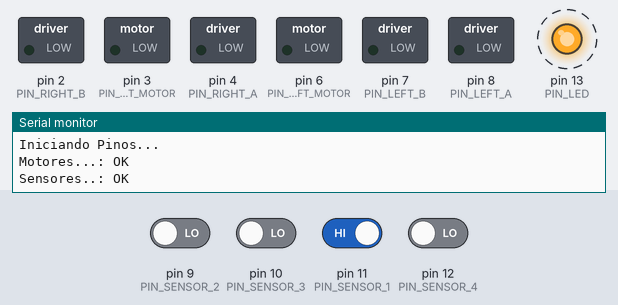
A sketch run on a simulated Arduino Uno, built with avr-gcc and run on an emulated ATmega328P. Shown: switched loads named in the sketch (green lamp = pin HIGH), output pins drawn as LEDs (lit = HIGH), the last lines printed to the serial monitor. Dashed ring = blinking. Inputs (shaded band) come from the test bench; at power-on: pin 11 (PIN_SENSOR_1) HIGH, pin 9 (PIN_SENSOR_2), pin 10 (PIN_SENSOR_3), pin 12 (PIN_SENSOR_4) LOW.

Above: at 1.26 s.
1.3 s: pin 12 (PIN_SENSOR_4) driven HIGH
4.3 s: pin 9 (PIN_SENSOR_2) driven HIGH
At 5.5 s:
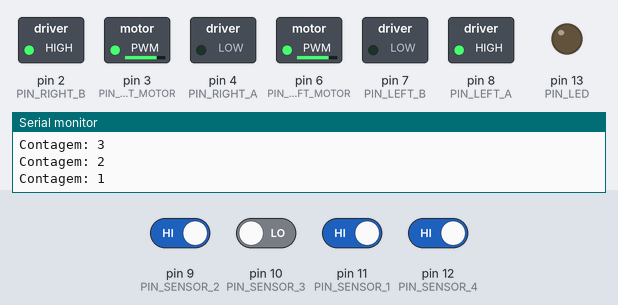
5.8 s: pin 10 (PIN_SENSOR_3) driven HIGH
At 7.1 s:
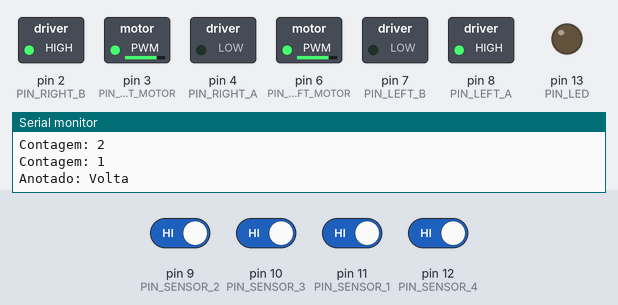
7.4 s: pin 9 (PIN_SENSOR_2) driven LOW and pin 10 (PIN_SENSOR_3) driven LOW and pin 11 (PIN_SENSOR_1) driven LOW and pin 12 (PIN_SENSOR_4) driven LOW
At 8.4 s:
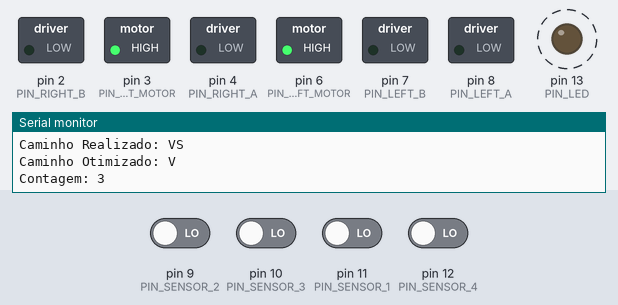
10.4 s: pin 12 (PIN_SENSOR_4) driven HIGH
At 11.8 s:
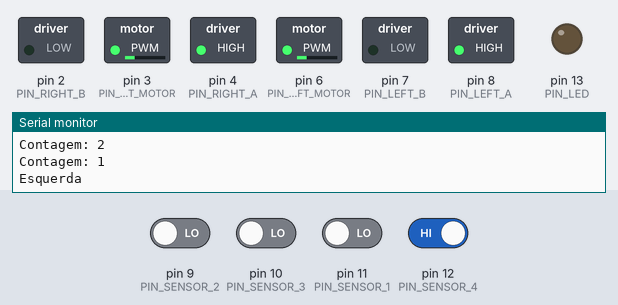
Timing chart, 0 to 13.3 s (numbered marks = the images above; inputs shaded):
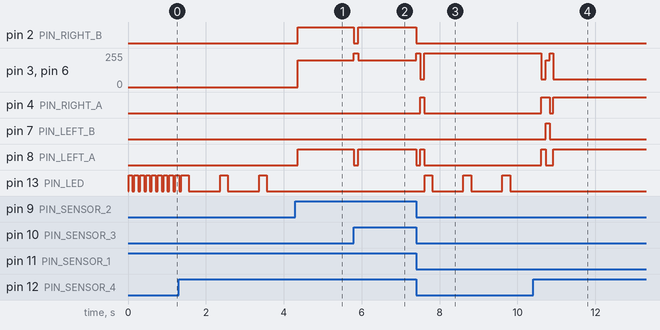

The sketch:

Mazinto.ino
```cpp
/*
  Maze Solving Robot
  Luciano Peixoto
  Erik Kulhavy
*/

#define PIN_LED         13
#define PIN_LEFT_MOTOR  6
#define PIN_RIGHT_MOTOR 3
#define PIN_LEFT_A      8
#define PIN_LEFT_B      7
#define PIN_RIGHT_A     4
#define PIN_RIGHT_B     2
#define PIN_SENSOR_1    11          // TODO: Rever a pinagem dos sensores
#define PIN_SENSOR_2    9           //
#define PIN_SENSOR_3    10          //
#define PIN_SENSOR_4    12          // -----
// #define FLAG_DEBUG      0b1000000   // Definição das Flags do sistema
// #define FLAG_RETURN     0b0100000   //
// #define FLAG_KNOWN      0b0010000   //
// #define FLAG_ERROR      0b0001000   //
#define FOLLOW_SPEED    60         // Velocidade em linha reta
#define TURN_SPEED      200         // Velocidade em curva
#define LEFT_TIME       400
#define RIGHT_TIME      400

//#define BRAKE 256

// byte sysFlag;       // Armazena as flags do sistema, cada bit do byte representa uma flag
                    // Flags: DRKE *** Debug Retorno Known Error

// Variáveis Globais:
int     modoLinha,
        known,
        initialN,
        finalN,
        n;
char    initialPath[200],
        finalPath [200];

void setup() {
    //sysFlag = 0b10000000;
    Serial.begin (9600);
    modoLinha = -1;
    known = 0;
    Serial.print ("Config. inicial carregada...\n");
    // Inicializando os pinos e etc...
    // ex: pinMode(13, OUTPUT);
    Serial.begin (9600);

    Serial.print ("Iniciando Pinos...\n");

    pinMode(PIN_LED, OUTPUT);
    digitalWrite (PIN_LED, 0);

    pinMode(PIN_LEFT_MOTOR, OUTPUT);
    analogWrite (PIN_LEFT_MOTOR, 0);
    pinMode(PIN_RIGHT_MOTOR, OUTPUT);
    analogWrite (PIN_RIGHT_MOTOR, 0);
    pinMode(PIN_LEFT_A, OUTPUT);
    digitalWrite (PIN_LEFT_A, 0);
    pinMode(PIN_LEFT_B, OUTPUT);
    digitalWrite (PIN_LEFT_B, 0);
    pinMode(PIN_RIGHT_A, OUTPUT);
    digitalWrite (PIN_RIGHT_A, 0);
    pinMode(PIN_RIGHT_B, OUTPUT);
    digitalWrite (PIN_RIGHT_B, 0);
    Serial.print ("Motores...: OK\n");

    pinMode(PIN_SENSOR_1, INPUT);
    pinMode(PIN_SENSOR_2, INPUT);
    pinMode(PIN_SENSOR_3, INPUT);
    pinMode(PIN_SENSOR_4, INPUT);
    Serial.print ("Sensores..: OK\n");
}

// Loop Principal
void loop() {

    // Reconhece o tipo de linha a se seguir (preta ou branca)
    while (modoLinha == -1){
        digitalWrite (PIN_LED, 1);
        delay (100);
        digitalWrite (PIN_LED, 0);
        delay (50);
        if (digitalRead(PIN_SENSOR_1) == 0 && digitalRead(PIN_SENSOR_2) == 1 && digitalRead(PIN_SENSOR_3) == 1 && digitalRead(PIN_SENSOR_4) == 0){
            modoLinha = 1;
        }
        if (digitalRead(PIN_SENSOR_1) == 1 && digitalRead(PIN_SENSOR_2) == 0 && digitalRead(PIN_SENSOR_3) == 0 && digitalRead(PIN_SENSOR_4) == 1){
            modoLinha = 0;
        }
    }

    // Contagem regressiva inicial:
    for (n = 3; n>0; n--){
        Serial.print ("Contagem: ");
        Serial.print (n);
        Serial.print ("\n");
        digitalWrite (PIN_LED, 1);
        delay (200);
        digitalWrite (PIN_LED, 0);
        delay (800);
    }

    initialN = 0;
    finalN = 0;

    // Loop para ser executado quando o caminho correto já for conhecido
    while (known == 1){
        if ((finalPath[finalN] == 'S') && testExit()) {
            finalN++;
            Serial.print("Final \n");
            initialPath[initialN] = 'S';
            initialN++;
            initialPath[initialN] = '\0';
            known = 1;
            engineControl(0,0);
        }
        if ((finalPath[finalN] == 'D' )&& testRight()){

            finalN++;
            n=0;
            while (n<100){
                followLine();
                delay(1);
                n++;
            }
            while (n<200){
                engineControl (TURN_SPEED, -TURN_SPEED);
                delay(1);
                n++;
            }
            while (n< 300 && !(digitalRead(PIN_SENSOR_3)==modoLinha)){
                engineControl (TURN_SPEED, -TURN_SPEED);
                delay(1);
            }
            if (n<300) {
                Serial.print("Direita \n");
                initialPath[initialN] = 'D';
                initialN++;
                engineControl (0,0);
                delay (100);
            }
        }
        if (finalPath [finalN] && testLeft()){
            finalN++;
            n=0;
            while (n<100){
                followLine();
                delay(1);
                n++;
                if (testRight()) n = 1000;
            }
            while (n<200){
                engineControl (-TURN_SPEED, TURN_SPEED);
                delay(1);
                n++;
            }
            while (n<300 && !(digitalRead(PIN_SENSOR_2)==modoLinha)){
                engineControl (-TURN_SPEED, TURN_SPEED);
                delay(1);
            }
            if (n<300){
                engineControl (0,0);
                delay (100);
                Serial.print("Esquerda \n");
                initialPath[initialN] = 'E';
                initialN++;
            }
        }
        if (finalPath [finalN] == 'F' && testFront()){
            finalN++;
            engineControl(0,0);
            while (1){
            }
        }


        if (known == 1){
            followLine();
        } else {
            engineControl (0,0);
        }

        delay(1);
    }

    // Loop para ser executado enquanto o robô não conhece o caminho correto
    while (known == 0){
        // if (testExit()) {
            // Serial.print("Final \n");
            // initialPath[initialN] = 'S';
            // initialN++;
            // initialPath[initialN] = '\0';
            // engineControl(0,0);
        // }
        if (testRight()){
            n=0;
            while (n<100){
                followLine();
                delay(1);
                n++;
            }
            if (testExit()) {
                Serial.print("Anotado: Final \n");
                initialPath[initialN] = 'S';
                initialN++;
                initialPath[initialN] = '\0';
                known = 1;
                n = 1000;
                engineControl(0,0);
            }
            while (n<200){
                engineControl (TURN_SPEED, -TURN_SPEED);
                delay(1);
                n++;
            }
            while (n< 300 && !(digitalRead(PIN_SENSOR_3)==modoLinha)){
                engineControl (TURN_SPEED, -TURN_SPEED);
                delay(1);
            }
            if (n<300) {
                Serial.print("Anotado: Direita \n");
                initialPath[initialN] = 'D';
                initialN++;
                engineControl (0,0);
                delay (100);
            }
        }

        if (testLeft()){
            n=0;
            while (n<100){
                followLine();
                delay(1);
                n++;
                if (testRight()) n = 1000;
            }
            if (n < 300 && testExit()) {
                Serial.print("Anotado: Final \n");
                initialPath[initialN] = 'S';
                initialN++;
                initialPath[initialN] = '\0';
                known = 1;
                n = 1000;
                engineControl(0,0);
            }
            if (n<300 && testFront()){
                Serial.print("Anotado: Frente \n");
                initialPath[initialN] = 'F';
                initialN++;

                n = 1000;
            }
            while (n<200){
                engineControl (-TURN_SPEED, TURN_SPEED);
                delay(1);
                n++;
            }
            while (n<300 && !(digitalRead(PIN_SENSOR_2)==modoLinha)){
                engineControl (-TURN_SPEED, TURN_SPEED);
                delay(1);
            }
            if (n<300){
                engineControl (0,0);
                delay (100);
                Serial.print("Anotado: Esquerda \n");
                initialPath[initialN] = 'E';
                initialN++;
            }
        }

        if (testDeadEnd()){
            Serial.print("Anotado: Volta \n");
            initialPath[initialN] = 'V';
            initialN++;
            n=0;
            while (n<100){
                followLine();
                delay(1);
                n++;
            }
            while (n<300 && !(digitalRead(PIN_SENSOR_3)==modoLinha)){
                engineControl (TURN_SPEED, -TURN_SPEED);
                delay(1);
            }
            engineControl (0,0);
            delay (100);
        }

        if (known == 0){
            followLine();
        } else {
            engineControl (0,0);
        }

    }

    initialN = 0;

    Serial.print ("Caminho Realizado: ");
    Serial.print (initialPath);
    Serial.print ("\n");

    // Loop Para ser executado ao se otimizar o caminho
    while (initialPath[initialN-1] != 'S'){
        // Inicio do tratamento das decisões:
        finalPath[finalN] = initialPath[initialN];
        // Se a decisão for V (Voltar)
        while (finalPath[finalN] == 'V'){
            initialN ++;
            finalN --;
            switch (finalPath[finalN]){
                case 'D':
                    switch (initialPath[initialN]){
                        case 'D':
                            finalPath[finalN] = 'F';
                            break;
                        case 'F':
                            finalPath[finalN] = 'E';
                            break;
                        case 'E':
                            finalPath[finalN] = 'V';
                            break;
                    }
                    break;
                case 'F':
                    switch (initialPath[initialN]){
                        case 'D':
                            finalPath[finalN] = 'E';
                            break;
                        case 'F':
                            finalPath[finalN] = 'V';
                            break;
                        case 'E':
                            finalPath[finalN] = 'V';
                            break;
                    }
                    break;
                case 'E':
                    switch (initialPath[initialN]){
                        case 'D':
                            finalPath[finalN] = 'V';
                            break;
                        case 'F':
                            finalPath[finalN] = 'D';
                            break;
                        case 'E':
                            finalPath[finalN] = 'F';
                            break;
                    }
                    break;
                default:
                    //sysFlag = sysFlag | FLAG_ERROR;
                    break;
            }
        }
        Serial.print ("Caminho Otimizado: ");
        Serial.print (finalPath);
        Serial.print ("\n");
        initialN ++;
        finalN ++;
    }

    finalN = 0;

}

// Função para controlar a ponte H
void engineControl (int left, int right){
    if (abs(left) == 0) {
        digitalWrite (PIN_LEFT_A, 0);
        digitalWrite (PIN_LEFT_B, 0);
        analogWrite (PIN_LEFT_MOTOR, 255);
    }
    if (abs(right) == 0) {
        digitalWrite (PIN_RIGHT_A, 0);
        digitalWrite (PIN_RIGHT_B, 0);
        analogWrite (PIN_RIGHT_MOTOR, 255);
    }
    if (left > 0){
        digitalWrite (PIN_LEFT_A, 1);
        digitalWrite (PIN_LEFT_B, 0);
        analogWrite (PIN_LEFT_MOTOR, abs(left));
    }
    if (right > 0){
        digitalWrite (PIN_RIGHT_A, 1);
        digitalWrite (PIN_RIGHT_B, 0);
        analogWrite (PIN_RIGHT_MOTOR, abs(right));
    }
    if (left < 0){
        digitalWrite (PIN_LEFT_A, 0);
        digitalWrite (PIN_LEFT_B, 1);
        analogWrite (PIN_LEFT_MOTOR, abs(left));
    }
    if (right < 0){
        digitalWrite (PIN_RIGHT_A, 0);
        digitalWrite (PIN_RIGHT_B, 1);
        analogWrite (PIN_RIGHT_MOTOR, abs(right));
    }
}

// Função para seguir a linha
void followLine(){
    if ((digitalRead (PIN_SENSOR_2) == modoLinha) && (digitalRead (PIN_SENSOR_3) == modoLinha)){
        engineControl (FOLLOW_SPEED,FOLLOW_SPEED);
    }
    if ((digitalRead (PIN_SENSOR_2) != modoLinha) && (digitalRead (PIN_SENSOR_3) == modoLinha)){
        engineControl (TURN_SPEED, -TURN_SPEED);
    }
    if ((digitalRead (PIN_SENSOR_2) == modoLinha) && (digitalRead (PIN_SENSOR_3) != modoLinha)){
        engineControl (-TURN_SPEED, TURN_SPEED);
    }
    if ((digitalRead (PIN_SENSOR_2) != modoLinha) && (digitalRead (PIN_SENSOR_3) != modoLinha)){
        engineControl (0,0);
    }
}

// Função para virar a direita
void turnRight(){
    // while (digitalRead (PIN_SENSOR_3) == modoLinha){
        // engineControl (TURN_SPEED, -TURN_SPEED);
    // }
    // while (digitalRead (PIN_SENSOR_2) == modoLinha){
        // engineControl (TURN_SPEED, -TURN_SPEED);
    // }
    engineControl (TURN_SPEED,-TURN_SPEED);
    delay (RIGHT_TIME);
    while (digitalRead (PIN_SENSOR_3) != modoLinha){
        engineControl (TURN_SPEED, -TURN_SPEED);
    }
}

// Função para virar a esquerda
void turnLeft(){
    // while (digitalRead (PIN_SENSOR_2) == modoLinha){
        // engineControl (-TURN_SPEED, TURN_SPEED);
    // }
    // while (digitalRead (PIN_SENSOR_3) == modoLinha){
        // engineControl (-TURN_SPEED, TURN_SPEED);
    // }
    engineControl (-TURN_SPEED,TURN_SPEED);
    delay (LEFT_TIME);
    while (digitalRead (PIN_SENSOR_2) != modoLinha){
        engineControl (-TURN_SPEED, TURN_SPEED);
    }
}

// Função que toma as decisões ao descobrir o labirinto
char takeDecision(){
    delay(10);
    if (testRight()){
        return 'D';
    } else {
        if (testFront()){
            return 'F';
        } else {
            if (testLeft()){
                return 'E';
            } else {
                if (testDeadEnd()){
                    return 'V';
                } else {
                    if (testExit()){
                        return 'S';
                    }
                }
            }
        }
    }
}

// Testa se pode ir em frente
boolean testFront(){
    if ((digitalRead(PIN_SENSOR_2) == modoLinha)||(digitalRead(PIN_SENSOR_3) == modoLinha)){
        return true;
    } else{
        return false;
    }
}

// Testa de pode virar a direita
boolean testRight(){
    if (digitalRead(PIN_SENSOR_4) == modoLinha){
        return true;
    } else{
        return false;
    }
}

// Testa de pode virar a esquerda
boolean testLeft(){
    if (digitalRead(PIN_SENSOR_1) == modoLinha){
        return true;
    } else{
        return false;
    }
}

// Testa se está em um caminho sem saida
boolean testDeadEnd(){
    if ((digitalRead(PIN_SENSOR_1) != modoLinha) && (digitalRead(PIN_SENSOR_2) != modoLinha) && (digitalRead(PIN_SENSOR_3) != modoLinha) && (digitalRead(PIN_SENSOR_4) != modoLinha)){
        return true;
    } else{
        return false;
    }
}

// Testa se chegou na saida do labirinto
boolean testExit(){
    if ((digitalRead(PIN_SENSOR_1) == modoLinha) && (digitalRead(PIN_SENSOR_2) == modoLinha) && (digitalRead(PIN_SENSOR_3) == modoLinha) && (digitalRead(PIN_SENSOR_4) == modoLinha)){
        return true;
    } else{
        return false;
    }
}
```

Measured:
- after the input at 4.3 s, pin 2 (PIN_RIGHT_B): LOW → HIGH after 0.06 s; pin 3 (PIN_RIGHT_MOTOR), pin 6 (PIN_LEFT_MOTOR): 0/255 → 200/255 after 0.06 s; pin 4 (PIN_RIGHT_A): stays LOW (without the input it goes to HIGH after 0.06 s)
- after the input at 5.8 s, pin 2 (PIN_RIGHT_B), pin 8 (PIN_LEFT_A): HIGH → LOW at once, → HIGH 0.11 s later; pin 3 (PIN_RIGHT_MOTOR), pin 6 (PIN_LEFT_MOTOR): 200/255 → 255/255 at once, → 200/255 0.11 s later
- after the input at 7.4 s, pin 2 (PIN_RIGHT_B): HIGH → LOW at once; pin 3 (PIN_RIGHT_MOTOR): 200/255 → 255/255 at once, → 60/255 0.10 s later, → 255/255 0.11 s later
- after the input at 10.4 s, pin 7 (PIN_LEFT_B): LOW → HIGH after 0.32 s, → LOW 0.10 s later
- by itself, pin 13 (PIN_LED): repeats every 1.0 s: HIGH 0.20 s, LOW 0.80 s
